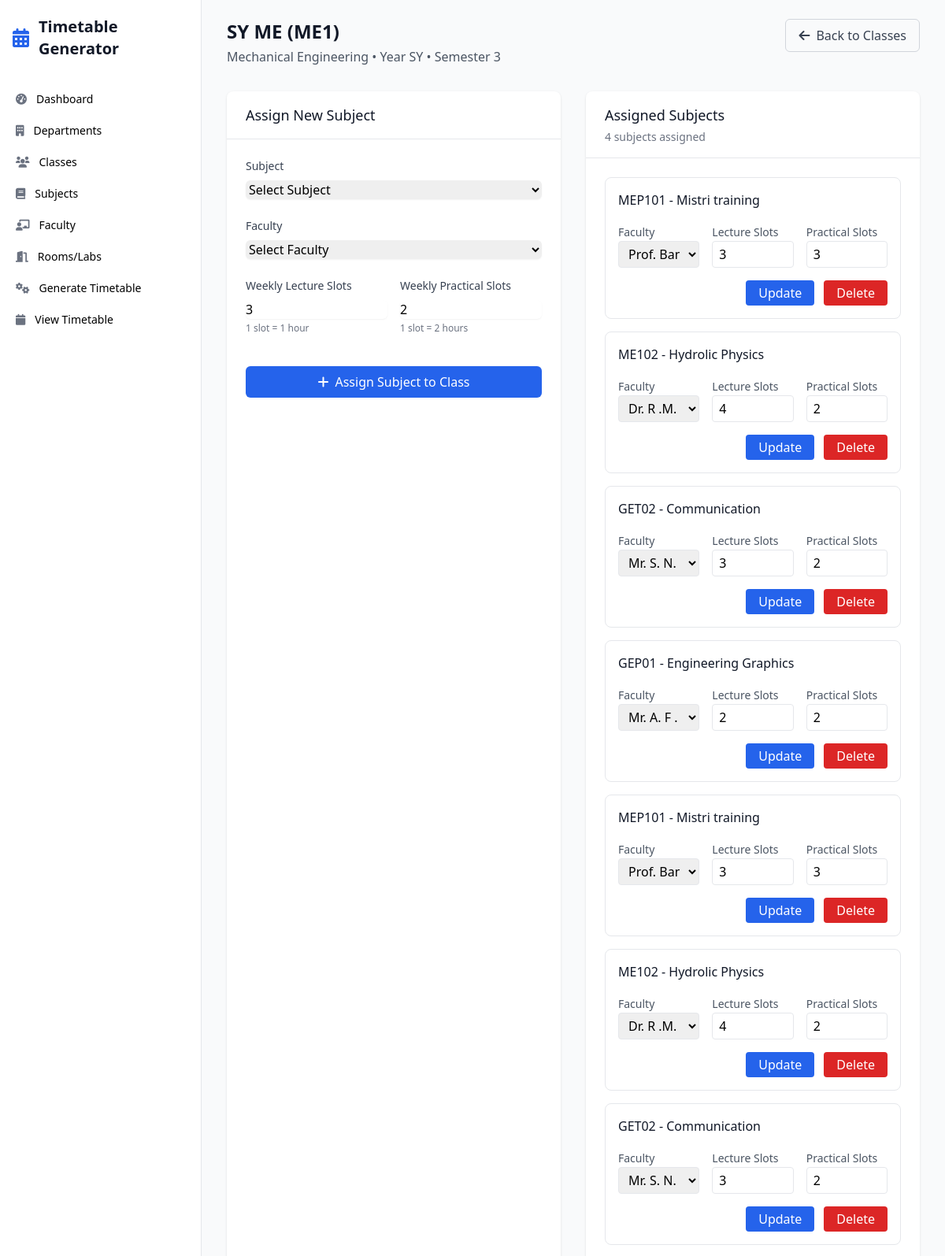
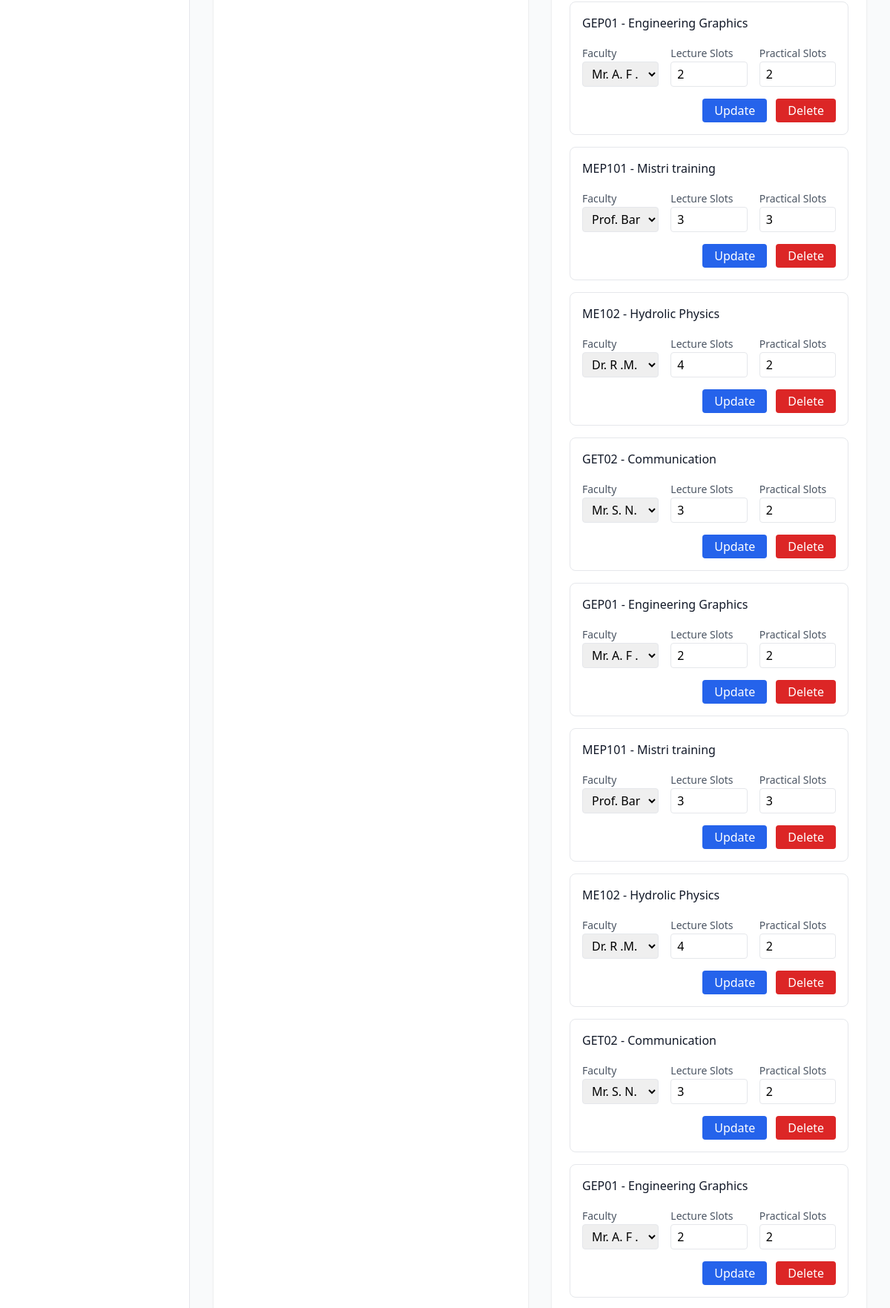
The app's page /class-subjects/3 (signed in, upper part) with its own data (2 pictures, top to bottom).
### app.py (models this page shows)
class Class(db.Model):
    id = db.Column(db.Integer, primary_key=True)
    name = db.Column(db.String(50), nullable=False)
    code = db.Column(db.String(20), unique=True, nullable=False)
    year = db.Column(db.String(10), nullable=False)  # FY, SY, TY
    department_id = db.Column(db.Integer, db.ForeignKey('department.id'), nullable=False)
    semester = db.Column(db.Integer, nullable=False)
    strength = db.Column(db.Integer, default=60)
    created_at = db.Column(db.DateTime, default=datetime.utcnow)
    subjects = db.relationship('ClassSubject', backref='class_ref', lazy=True)
    batches = db.relationship('Batch', backref='class_ref', lazy=True)
    timetable = db.relationship('Timetable', backref='class_ref', lazy=True)

class Department(db.Model):
    id = db.Column(db.Integer, primary_key=True)
    code = db.Column(db.String(10), unique=True, nullable=False)
    name = db.Column(db.String(100), nullable=False)
    description = db.Column(db.Text)
    created_at = db.Column(db.DateTime, default=datetime.utcnow)
    classes = db.relationship('Class', backref='department', lazy=True)
    faculty = db.relationship('Faculty', backref='department', lazy=True)

class ClassSubject(db.Model):
    id = db.Column(db.Integer, primary_key=True)
    class_id = db.Column(db.Integer, db.ForeignKey('class.id'), nullable=False)
    subject_id = db.Column(db.Integer, db.ForeignKey('subject.id'), nullable=False)
    faculty_id = db.Column(db.Integer, db.ForeignKey('faculty.id'))
    lecture_slots_per_week = db.Column(db.Integer, default=3)
    practical_slots_per_week = db.Column(db.Integer, default=2)
    created_at = db.Column(db.DateTime, default=datetime.utcnow)

class Subject(db.Model):
    id = db.Column(db.Integer, primary_key=True)
    code = db.Column(db.String(20), unique=True, nullable=False)
    name = db.Column(db.String(200), nullable=False)
    type = db.Column(db.String(20), nullable=False)  # Theory, Practical, Lab, Tutorial
    lecture_hours = db.Column(db.Integer, default=0)
    practical_hours = db.Column(db.Integer, default=0)
    credits = db.Column(db.Integer, default=3)
    department_id = db.Column(db.Integer, db.ForeignKey('department.id'))
    created_at = db.Column(db.DateTime, default=datetime.utcnow)
    class_subjects = db.relationship('ClassSubject', backref='subject_ref', lazy=True)

class Faculty(db.Model):
    id = db.Column(db.Integer, primary_key=True)
    employee_id = db.Column(db.String(20), unique=True, nullable=False)
    name = db.Column(db.String(100), nullable=False)
    email = db.Column(db.String(120), unique=True, nullable=False)
    phone = db.Column(db.String(15))
    department_id = db.Column(db.Integer, db.ForeignKey('department.id'))
    designation = db.Column(db.String(50))
    qualification = db.Column(db.String(100))
    max_hours_per_day = db.Column(db.Integer, default=4)
    max_hours_per_week = db.Column(db.Integer, default=20)
    availability = db.Column(db.Text, default='{}')  # JSON storing availability per day
    created_at = db.Column(db.DateTime, default=datetime.utcnow)
    class_subjects = db.relationship('ClassSubject', backref='faculty_ref', lazy=True)
    mentored_batches = db.relationship('Batch', backref='mentor', lazy=True)
    timetable_entries = db.relationship('Timetable', backref='faculty_ref', lazy=True)

### app.py (the view)
@app.route('/class-subjects/<int:class_id>')
@login_required
def manage_class_subjects(class_id):
    class_obj = Class.query.get_or_404(class_id)
    subjects = Subject.query.all()
    faculty_list = Faculty.query.all()
    class_subjects = ClassSubject.query.filter_by(class_id=class_id).all()
    return render_template('class_subjects.html',
                         class_obj=class_obj,
                         subjects=subjects,
                         faculty_list=faculty_list,
                         class_subjects=class_subjects)

### app.py (called while the page is built)
@login_manager.user_loader
def load_user(user_id):
    return db.session.get(User, int(user_id))

### templates/class_subjects.html (shortened to what this page needs)
{% extends "base.html" %}
{% block content %}
<div class="mb-8">
    <div class="flex justify-between items-start">
        <div>
            <h2 class="text-2xl font-bold text-gray-900">{{ class_obj.name }} ({{ class_obj.code }})</h2>
            <p class="mt-1 text-gray-600">
                {{ class_obj.department.name }} • Year {{ class_obj.year }} • Semester {{ class_obj.semester }}
            </p>
        </div>
        <a href="{{ url_for('manage_classes') }}" class="px-4 py-2 border border-gray-300 rounded-md text-gray-700 hover:bg-gray-50">
            <i class="fas fa-arrow-left mr-2"></i>Back to Classes
        </a>
    </div>
</div>
<div class="grid grid-cols-1 lg:grid-cols-2 gap-8">
    <div class="bg-white rounded-lg shadow">
        <div class="px-6 py-4 border-b border-gray-200">
            <h3 class="text-lg font-medium text-gray-900">Assign New Subject</h3>
        </div>
        <div class="p-6">
            <form method="POST" action="{{ url_for('add_class_subject') }}">
                <div class="space-y-6">
                    <div>
                        <label for="subject_id" class="block text-sm font-medium text-gray-700 mb-2">Subject</label>
                        <select id="subject_id" name="subject_id" required
                                class="block w-full rounded-md border-gray-300 shadow-sm focus:border-primary-500 focus:ring-primary-500">
                            <option value="">Select Subject</option>
                        </select>
                    </div>
                    <div>
                        <label for="faculty_id" class="block text-sm font-medium text-gray-700 mb-2">Faculty</label>
                        <select id="faculty_id" name="faculty_id" required
                                class="block w-full rounded-md border-gray-300 shadow-sm focus:border-primary-500 focus:ring-primary-500">
                            <option value="">Select Faculty</option>
                        </select>
                    </div>
                    <div class="grid grid-cols-2 gap-4">
                        <div>
                            <label for="lecture_slots" class="block text-sm font-medium text-gray-700 mb-2">
                                Weekly Lecture Slots
                            </label>
                            <input type="number" id="lecture_slots" name="lecture_slots" value="3" min="1" max="10"
                                   class="block w-full rounded-md border-gray-300 shadow-sm focus:border-primary-500 focus:ring-primary-500">
                            <p class="mt-1 text-xs text-gray-500">1 slot = 1 hour</p>
                        </div>
                        <div>
                            <label for="practical_slots" class="block text-sm font-medium text-gray-700 mb-2">
                                Weekly Practical Slots
                            </label>
                            <input type="number" id="practical_slots" name="practical_slots" value="2" min="0" max="10"
                                   class="block w-full rounded-md border-gray-300 shadow-sm focus:border-primary-500 focus:ring-primary-500">
                            <p class="mt-1 text-xs text-gray-500">1 slot = 2 hours</p>
                        </div>
                    </div>
                    <div class="pt-4">
                        <button type="submit"
                                class="w-full px-4 py-2 bg-primary-600 text-white rounded-md hover:bg-primary-700">
                            <i class="fas fa-plus mr-2"></i>Assign Subject to Class
                        </button>
                    </div>
                </div>
            </form>
        </div>
    </div>
    <div class="bg-white rounded-lg shadow">
        <div class="px-6 py-4 border-b border-gray-200">
            <h3 class="text-lg font-medium text-gray-900">Assigned Subjects</h3>
            <p class="mt-1 text-sm text-gray-500">
                {{ class_subjects|length }} subjects assigned
            </p>
        </div>
        <div class="p-6">
            {% if class_subjects %}
            <div class="space-y-4">
                {% for cs in class_subjects %}
{% for cs in class_subjects %}
<div class="border border-gray-200 rounded-lg p-4">
    <form method="POST" action="{{ url_for('update_class_subject', id=cs.id) }}">
        <div class="flex justify-between items-start">
            <div>
                <h4 class="font-medium text-gray-900">
                    {{ cs.subject_ref.code }} - {{ cs.subject_ref.name }}
                </h4>
            </div>
        </div>
        <div class="mt-4 grid grid-cols-3 gap-4">
            <div>
                <label class="text-sm text-gray-600">Faculty</label>
                <select name="faculty_id" class="w-full border rounded px-2 py-1">
                    {% for faculty in faculty_list %}
                    <option value="{{ faculty.id }}"
                        {% if faculty.id == cs.faculty_id %}selected{% endif %}>
                        {{ faculty.name }}
                    </option>
                    {% endfor %}
                </select>
            </div>
            <div>
                <label class="text-sm text-gray-600">Lecture Slots</label>
                <input type="number"
                       name="lecture_slots"
                       value="{{ cs.lecture_slots_per_week }}"
                       class="w-full border rounded px-2 py-1">
            </div>
            <div>
                <label class="text-sm text-gray-600">Practical Slots</label>
                <input type="number"
                       name="practical_slots"
                       value="{{ cs.practical_slots_per_week }}"
                       class="w-full border rounded px-2 py-1">
            </div>
        </div>
        <div class="mt-4 flex justify-end space-x-3">
            <button type="submit"
                    class="px-4 py-1 bg-blue-600 text-white rounded">
                Update
            </button>
            <a href="{{ url_for('delete_class_subject', id=cs.id) }}"
               onclick="return confirm('Delete this subject?')"
               class="px-4 py-1 bg-red-600 text-white rounded">
                Delete
            </a>
        </div>
    </form>
</div>
{% endfor %}
                {% endfor %}
                                {% set total_lecture = class_subjects|sum(attribute='lecture_slots_per_week') %}
                                {% set total_practical = class_subjects|sum(attribute='practical_slots_per_week') * 2 %}
            </div>
            {% endif %}
        </div>
    </div>
</div>
{% endblock %}

### records on screen
Class: name "SY ME", code "ME1", year "SY", semester "3"
Department: department.name "Mechanical Engineering"
ClassSubject: subject_ref.code "MEP101", subject_ref.name "Mistri training", faculty_id "Prof. Banda Mistri", lecture_slots "3", practical_slots "3"
ClassSubject: subject_ref.code "ME102", subject_ref.name "Hydrolic Physics", faculty_id "Dr. R .M. Dange", lecture_slots "4", practical_slots "2"
ClassSubject: subject_ref.code "GET02", subject_ref.name "Communication", faculty_id "Mr. S. N. Swami", lecture_slots "3", practical_slots "2"
ClassSubject: subject_ref.code "GEP01", subject_ref.name "Engineering Graphics", faculty_id "Mr. A. F . Rane", lecture_slots "2", practical_slots "2"

### other values on screen
{{ class_subjects|length }} "4"
